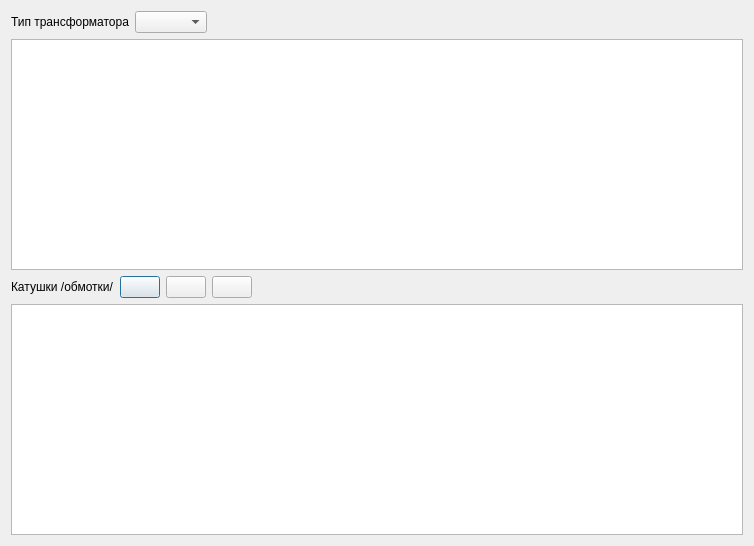
<?xml version="1.0" encoding="UTF-8"?>
<ui version="4.0">
 <class>Dialog</class>
 <widget class="QDialog" name="Dialog">
  <property name="geometry">
   <rect>
    <x>0</x>
    <y>0</y>
    <width>754</width>
    <height>546</height>
   </rect>
  </property>
  <property name="windowTitle">
   <string>Справочник трансформаторов</string>
  </property>
  <layout class="QVBoxLayout" name="verticalLayout_2">
   <item>
    <layout class="QVBoxLayout" name="verticalLayout">
     <item>
      <layout class="QHBoxLayout" name="horizontalLayout">
       <item>
        <widget class="QLabel" name="label">
         <property name="text">
          <string>Тип трансформатора</string>
         </property>
        </widget>
       </item>
       <item>
        <widget class="QComboBox" name="comboBox"/>
       </item>
       <item>
        <spacer name="horizontalSpacer">
         <property name="orientation">
          <enum>Qt::Horizontal</enum>
         </property>
         <property name="sizeHint" stdset="0">
          <size>
           <width>40</width>
           <height>20</height>
          </size>
         </property>
        </spacer>
       </item>
      </layout>
     </item>
     <item>
      <widget class="QTableView" name="tableView"/>
     </item>
     <item>
      <layout class="QHBoxLayout" name="horizontalLayout_2">
       <item>
        <widget class="QLabel" name="label_2">
         <property name="text">
          <string>Катушки /обмотки/</string>
         </property>
        </widget>
       </item>
       <item>
        <widget class="QPushButton" name="pushButton">
         <property name="toolTip">
          <string>добавить вид измерения</string>
         </property>
         <property name="text">
          <string/>
         </property>
         <property name="icon">
          <iconset>
           <normaloff>:/ico/ico/Play_Red_128.png</normaloff>:/ico/ico/Play_Red_128.png</iconset>
         </property>
         <property name="iconSize">
          <size>
           <width>24</width>
           <height>24</height>
          </size>
         </property>
        </widget>
       </item>
       <item>
        <widget class="QPushButton" name="pushButton_2">
         <property name="toolTip">
          <string>редактировать вид измерения</string>
         </property>
         <property name="text">
          <string/>
         </property>
         <property name="icon">
          <iconset>
           <normaloff>../../Users/Александр/.designer/ElectroLab/trunk/electrolab/gui/ui/ico/pencil_32.png</normaloff>../../Users/Александр/.designer/ElectroLab/trunk/electrolab/gui/ui/ico/pencil_32.png</iconset>
         </property>
         <property name="iconSize">
          <size>
           <width>24</width>
           <height>24</height>
          </size>
         </property>
        </widget>
       </item>
       <item>
        <widget class="QPushButton" name="pushButton_3">
         <property name="toolTip">
          <string>удалить средство измерения</string>
         </property>
         <property name="text">
          <string/>
         </property>
         <property name="icon">
          <iconset>
           <normaloff>../../Users/Александр/.designer/ElectroLab/trunk/electrolab/gui/ui/ico/trash_32.png</normaloff>../../Users/Александр/.designer/ElectroLab/trunk/electrolab/gui/ui/ico/trash_32.png</iconset>
         </property>
         <property name="iconSize">
          <size>
           <width>24</width>
           <height>24</height>
          </size>
         </property>
        </widget>
       </item>
       <item>
        <spacer name="horizontalSpacer_2">
         <property name="orientation">
          <enum>Qt::Horizontal</enum>
         </property>
         <property name="sizeHint" stdset="0">
          <size>
           <width>40</width>
           <height>20</height>
          </size>
         </property>
        </spacer>
       </item>
      </layout>
     </item>
     <item>
      <widget class="QTableView" name="tableView_2"/>
     </item>
    </layout>
   </item>
  </layout>
 </widget>
 <resources/>
 <connections/>
</ui>
